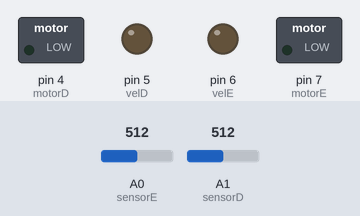
A sketch run on a simulated Arduino Uno, built with avr-gcc and run on an emulated ATmega328P. Shown: switched loads named in the sketch (green lamp = pin HIGH), output pins drawn as LEDs (lit = HIGH). The inputs (shaded band) are chosen by the test bench; at power-on: A0 (sensorE) = 512, A1 (sensorD) = 512. What the sketch prints to the serial monitor is not drawn.

Above: at 0.05 s.
Timing chart, 0 to 4.6 s (numbered marks = the images above):
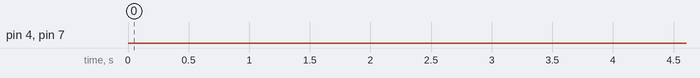

Measured:
- by itself, pin 4 (motorD), pin 7 (motorE): LOW → HIGH at 11.0 s, → LOW 1.0 s later, → HIGH 1.0 s later, → LOW 1.0 s later, … (119 changes in this stretch)

The sketch:

aula.ino
```cpp
int valorE;
int valorD;
int velD=5;
int motorD=4;
int velE=6;
int motorE=7;
int sensorD=A1;
int sensorE=A0;
int maxD=0;
int minD=1023;
int maxE=0;
int minE=1023;
int mediaD;
int mediaE;
int tempo=1000;
int A;
int B;
int V1;
int C;
int D;
int V2;
int V3;

void setup(){
   Serial.begin(9600);
// Definindo os pinos
  pinMode(sensorE, INPUT);
  pinMode(sensorD, INPUT);
  pinMode(motorE, OUTPUT);
  pinMode(motorD, OUTPUT);
// Inicialmente motores parados
  digitalWrite(motorE, LOW);
  digitalWrite(motorD, LOW);
}

// Inicializando o programa
void loop(){
    while(millis()<10000)

  // Fazendo a leitura analógica dos sensores das linhas
  valorE = analogRead(sensorE);
  valorD = analogRead(sensorD);

  // Calulado a média dos valores e calibrando para seguir as linhas
  if (valorD>maxD)
   {
     maxD=valorD;
   }
   if (valorD<minD)
   {
     minD=valorD;
   }
   if (valorE>maxE)
   {
     maxE=valorE;
   }
   if (valorE<maxE)
   {
     minE=valorE;
   }
   mediaD=(maxD-minD)/2;
   mediaE=(maxE-minE)/2;

  // Preto = pino do sensor com valor baixo,0
  // Branco = pino do sensor com valor alto,1

  // Funcionamento do motor de acordo com a média
   if (millis()<=2500)
   {
/* shield motor 2*/
//Adotando a velocidade do robo como 65, pois esta é ideal.
A=HIGH;  V1=65;
B=LOW;   V2=65;
   }
   if (millis()>2500 && millis()<7500)
   {
/* shield motor 2*/
A=LOW;  V1= 65;
B=HIGH; V2=65;
   }
   if (millis()>7500 && millis()<10000)
   {
/* shield motor 2*/
A=HIGH;  V1= 65;
B=LOW;   V2=65;
   }
//Redefinindo os parâmetros, depois de calibrados
 digitalWrite(motorD,A);
 analogWrite(velD,V1);
 digitalWrite(motorE,B);
 analogWrite(velE,V2);
 delay(tempo);
 Serial.println("mediaD");
 Serial.println(mediaD);
 Serial.println("mediaE");
 Serial.println(mediaE);
 Serial.println("valorD");
 Serial.println(valorD);
 Serial.println("valorE");
 Serial.println(valorE);

//Funcionamento do Robo
if (valorE >= mediaE ){   // se o pino do sensor esquerdo :Branco
    if(valorD >= mediaD){ // se o pino do sensor motorEito :Branco
      digitalWrite(motorE, HIGH); //Segue em frente
      digitalWrite(motorD, HIGH);
      delay(tempo);
    }
    else{ // se pino do sensor motorEito:Preto
      digitalWrite(motorE, LOW); // Desliga motor esquerdo
      digitalWrite(motorD, HIGH);  // Liga motor motorEito
      delay(tempo); // mantem a função por alguns seg alguns segundos
    }
  }
  else{ // pino do sensor esquerdo:Preto
    if(valorD >= 153){ // se o pino do sensor motorEito:Preto
      digitalWrite(motorE, HIGH);  // Liga motor esquerdo
      digitalWrite(motorD, LOW); // Desliga motor motorEito
      delay(tempo); // mantem a função por alguns seg alguns segundos
    }
    else{ // pino do sensor esquerdo:Preto
          // pino do sensor motorEito :Preto
      digitalWrite(motorE, HIGH); // Liga  motores
      digitalWrite(motorD, LOW);
      delay(tempo); //mantem a função por alguns  segundos
    }
  }
}
```
